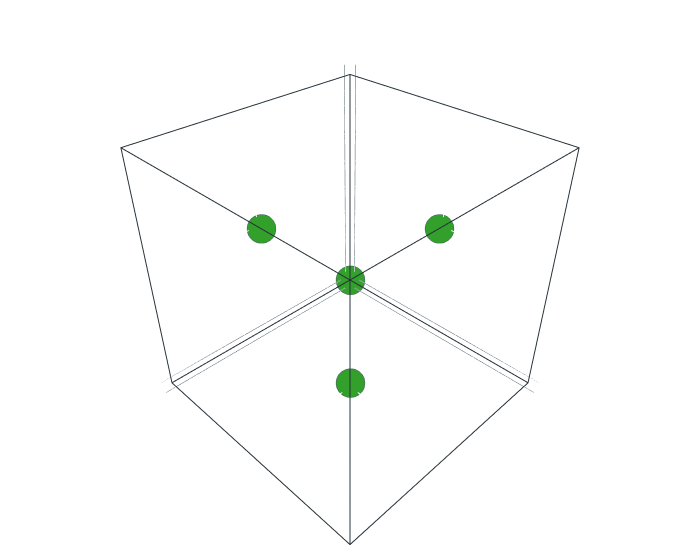

Here is the notebook cell this chart was saved with:
### Code cell
struct_Al.show.all()

### Figure 1 — Plotly figure (JSON) as saved in the notebook; plotly's stock layout.template omitted (floating-point values rounded to 4 significant figures)
{"data": [{"line": {"color": "#263238", "width": 2}, "mode": "lines", "name": "lines", "showlegend": false, "type": "scatter3d", "x": [0, 4.05, 4.05, 0, 0], "y": [0, 0, 4.05, 4.05, 0], "z": [0, 0, 0, 0, 0]}, {"line": {"color": "#263238", "width": 2}, "mode": "lines", "name": "lines", "showlegend": false, "type": "scatter3d", "x": [0, 4.05, 4.05, 0, 0], "y": [0, 0, 4.05, 4.05, 0], "z": [4.05, 4.05, 4.05, 4.05, 4.05]}, {"line": {"color": "#263238", "width": 2}, "mode": "lines", "name": "lines", "showlegend": false, "type": "scatter3d", "x": [0, 4.05, 4.05, 0, 0], "y": [0, 0, 0, 0, 0], "z": [0, 0, 4.05, 4.05, 0]}, {"line": {"color": "#263238", "width": 2}, "mode": "lines", "name": "lines", "showlegend": false, "type": "scatter3d", "x": [0, 4.05, 4.05, 0, 0], "y": [4.05, 4.05, 4.05, 4.05, 4.05], "z": [0, 0, 4.05, 4.05, 0]}, {"line": {"color": "#263238", "width": 2}, "mode": "lines", "name": "lines", "showlegend": false, "type": "scatter3d", "x": [0, 0, 0, 0, 0], "y": [0, 4.05, 4.05, 0, 0], "z": [0, 0, 4.05, 4.05, 0]}, {"line": {"color": "#263238", "width": 2}, "mode": "lines", "name": "lines", "showlegend": false, "type": "scatter3d", "x": [4.05, 4.05, 4.05, 4.05, 4.05], "y": [0, 4.05, 4.05, 0, 0], "z": [0, 0, 4.05, 4.05, 0]}, {"marker": {"color": "#33a02c", "line": {"color": "#455A64", "width": 0.5}, "opacity": 1, "size": 10, "sizemode": "diameter", "sizeref": 750}, "mode": "markers", "opacity": 1, "type": "scatter3d", "x": [0, 2.025, 0, 2.025], "y": [0, 0, 2.025, 2.025], "z": [0, 2.025, 2.025, 0]}], "layout": {"margin": {"b": 10, "l": 10, "r": 10, "t": 10}, "scene": {"aspectmode": "data", "xaxis": {"showbackground": false, "showticklabels": false, "title": {"text": ""}, "zerolinecolor": "#455A64"}, "yaxis": {"showbackground": false, "showticklabels": false, "title": {"text": ""}, "zerolinecolor": "#455A64"}, "zaxis": {"showbackground": false, "showticklabels": false, "title": {"text": ""}, "zerolinecolor": "#455A64"}}, "showlegend": false, "width": 700}}
